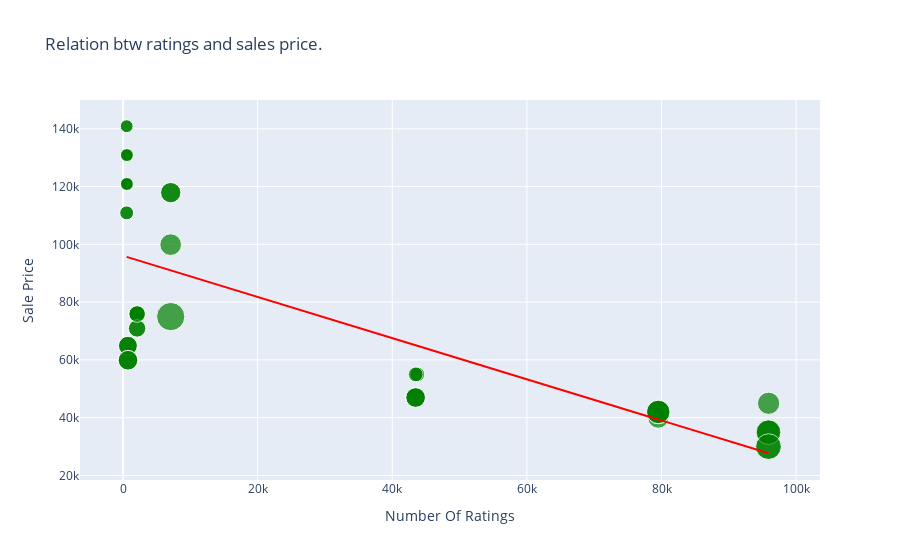

The notebook cell saved with this chart:
### Code cell
fig=px.scatter(data_frame=data, x="Number Of Ratings", y="Sale Price", size="Discount Percentage",trendline="ols",
               title="Relation btw ratings and sales price.",trendline_color_override="red")
fig.update_traces(marker=dict(color="green"))
fig.show()

### Figure 1 — Plotly figure (JSON) as saved in the notebook; plotly's stock layout.template omitted (floating-point values rounded to 4 significant figures)
{"data": [{"hovertemplate": "Number Of Ratings=%{x}<br>Sale Price=%{y}<br>Discount Percentage=%{marker.size}<extra></extra>", "legendgroup": "", "marker": {"color": "green", "size": [0, 0, 0, 0, 0, 0, 0, 0, 0, 20, 16, 20, 20, 20, 0, 0, 0, 0, 29, 15, 0, 15, 17, 18, 6, 6, 13, 6, 14, 10, 7, 6, 6, 13, 13, 10, 10, 6, 14, 6, 10, 6, 11, 11, 10, 14, 7, 6, 6, 6, 8, 8, 24, 22, 22, 22, 8, 24, 14, 14, 14, 14], "sizemode": "area", "sizeref": 0.0725, "symbol": "circle"}, "mode": "markers", "name": "", "orientation": "v", "showlegend": false, "type": "scatter", "x": [3431, 3431, 3431, 11202, 11202, 3431, 3431, 11202, 1454, 79512, 79512, 79582, 79512, 79512, 1078, 1078, 1078, 1078, 7088, 7088, 1078, 7088, 7081, 95909, 542, 580, 740, 545, 740, 2101, 545, 580, 580, 730, 730, 2101, 2101, 580, 740, 580, 2092, 545, 2101, 2092, 2101, 740, 545, 580, 580, 580, 43707, 43707, 95807, 95909, 95807, 95909, 43470, 95909, 43470, 43470, 43470, 43470], "xaxis": "x", "y": [49900, 84900, 84900, 77000, 77000, 49900, 49900, 77000, 89900, 41999, 39999, 41999, 41999, 41999, 131900, 117100, 131900, 117100, 74999, 117900, 117100, 117900, 99900, 44999, 140900, 130900, 64900, 120900, 59900, 75900, 110900, 130900, 120900, 64900, 64900, 75900, 75900, 120900, 59900, 120900, 75900, 140900, 70900, 70900, 75900, 59900, 110900, 120900, 130900, 130900, 54999, 54999, 29999, 34999, 34999, 34999, 54999, 29999, 46999, 46999, 46999, 46999], "yaxis": "y"}, {"hovertemplate": "<b>OLS trendline</b><br>Sale Price = -0.712783 * Number Of Ratings + 96054.8<br>R<sup>2</sup>=0.492139<br><br>Number Of Ratings=%{x}<br>Sale Price=%{y} <b>(trend)</b><extra></extra>", "legendgroup": "", "line": {"color": "red"}, "marker": {"color": "green", "symbol": "circle"}, "mode": "lines", "name": "", "showlegend": false, "type": "scatter", "x": [542, 545, 545, 545, 545, 580, 580, 580, 580, 580, 580, 580, 580, 730, 730, 740, 740, 740, 740, 1078, 1078, 1078, 1078, 1078, 1454, 2092, 2092, 2101, 2101, 2101, 2101, 2101, 3431, 3431, 3431, 3431, 3431, 7081, 7088, 7088, 7088, 11202, 11202, 11202, 43470, 43470, 43470, 43470, 43470, 43707, 43707, 79512, 79512, 79512, 79512, 79582, 95807, 95807, 95909, 95909, 95909, 95909], "xaxis": "x", "y": [95670.0, 95670.0, 95670.0, 95670.0, 95670.0, 95640.0, 95640.0, 95640.0, 95640.0, 95640.0, 95640.0, 95640.0, 95640.0, 95530.0, 95530.0, 95530.0, 95530.0, 95530.0, 95530.0, 95290.0, 95290.0, 95290.0, 95290.0, 95290.0, 95020.0, 94560.0, 94560.0, 94560.0, 94560.0, 94560.0, 94560.0, 94560.0, 93610.0, 93610.0, 93610.0, 93610.0, 93610.0, 91010.0, 91000.0, 91000.0, 91000.0, 88070.0, 88070.0, 88070.0, 65070.0, 65070.0, 65070.0, 65070.0, 65070.0, 64900.0, 64900.0, 39380.0, 39380.0, 39380.0, 39380.0, 39330.0, 27770.0, 27770.0, 27690.0, 27690.0, 27690.0, 27690.0], "yaxis": "y"}], "layout": {"autosize": true, "legend": {"itemsizing": "constant", "tracegroupgap": 0}, "title": {"text": "Relation btw ratings and sales price."}, "xaxis": {"anchor": "y", "autorange": true, "domain": [0, 1], "range": [-6184.0, 103300.0], "title": {"text": "Number Of Ratings"}, "type": "linear"}, "yaxis": {"anchor": "x", "autorange": true, "domain": [0, 1], "range": [11530.0, 153700.0], "title": {"text": "Sale Price"}, "type": "linear"}}}
